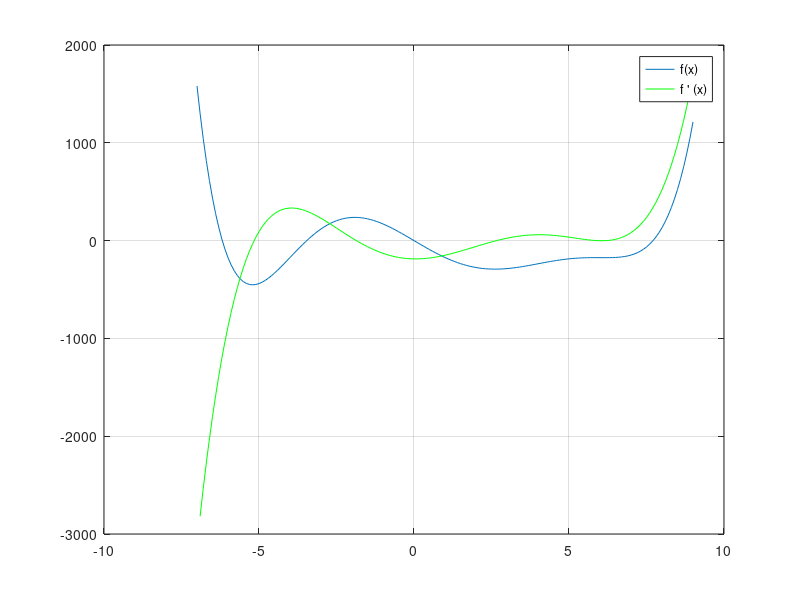

MATLAB code to generate this figure:
% Listing 15-8 - Differentiating a function
clear
clc
close all

 x = -7:0.1:9;
 f = polyval([0.0333,-0.3,-1.3333,16,0,-187.2,0], x);
 plot(x, f)
 hold on
 df = diff(f)./diff(x);
 plot(x(2:end), df, 'g')
 grid
 legend({'f(x)','f '' (x)'})
